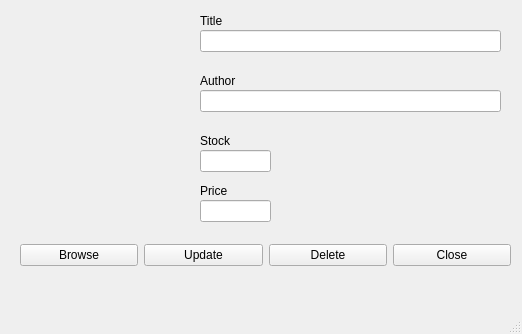
<?xml version="1.0" encoding="UTF-8"?>
<ui version="4.0">
 <class>MainWindow</class>
 <widget class="QMainWindow" name="MainWindow">
  <property name="geometry">
   <rect>
    <x>0</x>
    <y>0</y>
    <width>522</width>
    <height>334</height>
   </rect>
  </property>
  <property name="windowTitle">
   <string>Book Details</string>
  </property>
  <widget class="QWidget" name="centralwidget">
   <widget class="QLineEdit" name="title_le">
    <property name="geometry">
     <rect>
      <x>200</x>
      <y>30</y>
      <width>301</width>
      <height>22</height>
     </rect>
    </property>
   </widget>
   <widget class="QLabel" name="label">
    <property name="geometry">
     <rect>
      <x>200</x>
      <y>10</y>
      <width>101</width>
      <height>21</height>
     </rect>
    </property>
    <property name="text">
     <string>Title</string>
    </property>
   </widget>
   <widget class="QLabel" name="label_2">
    <property name="geometry">
     <rect>
      <x>200</x>
      <y>70</y>
      <width>101</width>
      <height>21</height>
     </rect>
    </property>
    <property name="text">
     <string>Author</string>
    </property>
   </widget>
   <widget class="QLineEdit" name="author_le">
    <property name="geometry">
     <rect>
      <x>200</x>
      <y>90</y>
      <width>301</width>
      <height>22</height>
     </rect>
    </property>
   </widget>
   <widget class="QLabel" name="label_3">
    <property name="geometry">
     <rect>
      <x>200</x>
      <y>130</y>
      <width>101</width>
      <height>21</height>
     </rect>
    </property>
    <property name="text">
     <string>Stock</string>
    </property>
   </widget>
   <widget class="QLineEdit" name="stock_le">
    <property name="geometry">
     <rect>
      <x>200</x>
      <y>150</y>
      <width>71</width>
      <height>22</height>
     </rect>
    </property>
   </widget>
   <widget class="QWidget" name="horizontalLayoutWidget">
    <property name="geometry">
     <rect>
      <x>20</x>
      <y>240</y>
      <width>491</width>
      <height>31</height>
     </rect>
    </property>
    <layout class="QHBoxLayout" name="horizontalLayout">
     <item>
      <widget class="QPushButton" name="browse_btn">
       <property name="text">
        <string>Browse</string>
       </property>
      </widget>
     </item>
     <item>
      <widget class="QPushButton" name="update_btn">
       <property name="text">
        <string>Update</string>
       </property>
      </widget>
     </item>
     <item>
      <widget class="QPushButton" name="delete_btn">
       <property name="text">
        <string>Delete</string>
       </property>
      </widget>
     </item>
     <item>
      <widget class="QPushButton" name="cancel_btn">
       <property name="text">
        <string>Close</string>
       </property>
      </widget>
     </item>
    </layout>
   </widget>
   <widget class="QLineEdit" name="price_le">
    <property name="geometry">
     <rect>
      <x>200</x>
      <y>200</y>
      <width>71</width>
      <height>22</height>
     </rect>
    </property>
   </widget>
   <widget class="QLabel" name="label_4">
    <property name="geometry">
     <rect>
      <x>200</x>
      <y>180</y>
      <width>101</width>
      <height>21</height>
     </rect>
    </property>
    <property name="text">
     <string>Price</string>
    </property>
   </widget>
   <widget class="QWidget" name="gridLayoutWidget">
    <property name="geometry">
     <rect>
      <x>10</x>
      <y>10</y>
      <width>181</width>
      <height>211</height>
     </rect>
    </property>
    <layout class="QGridLayout" name="gridLayout">
     <item row="0" column="0">
      <widget class="QLabel" name="book_photo">
       <property name="text">
        <string/>
       </property>
      </widget>
     </item>
    </layout>
   </widget>
  </widget>
  <widget class="QMenuBar" name="menubar">
   <property name="geometry">
    <rect>
     <x>0</x>
     <y>0</y>
     <width>522</width>
     <height>26</height>
    </rect>
   </property>
  </widget>
  <widget class="QStatusBar" name="statusbar"/>
 </widget>
 <resources/>
 <connections/>
</ui>
